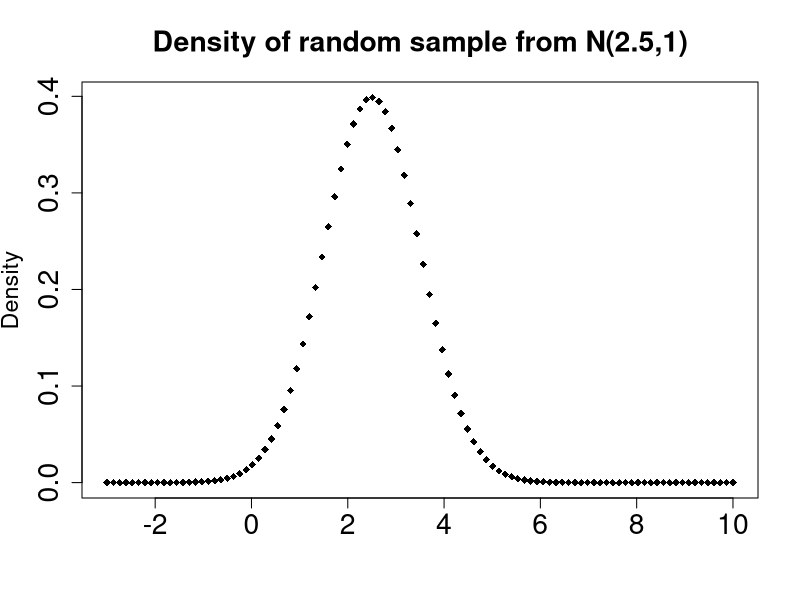
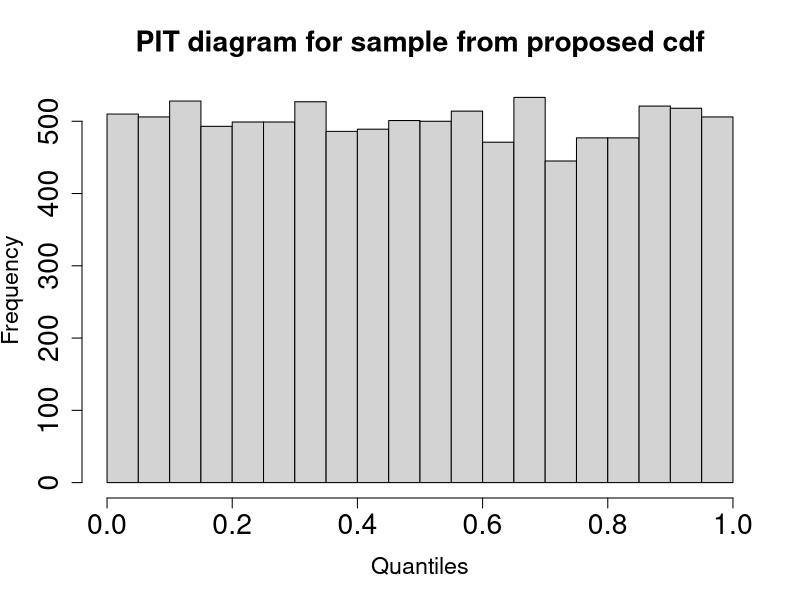
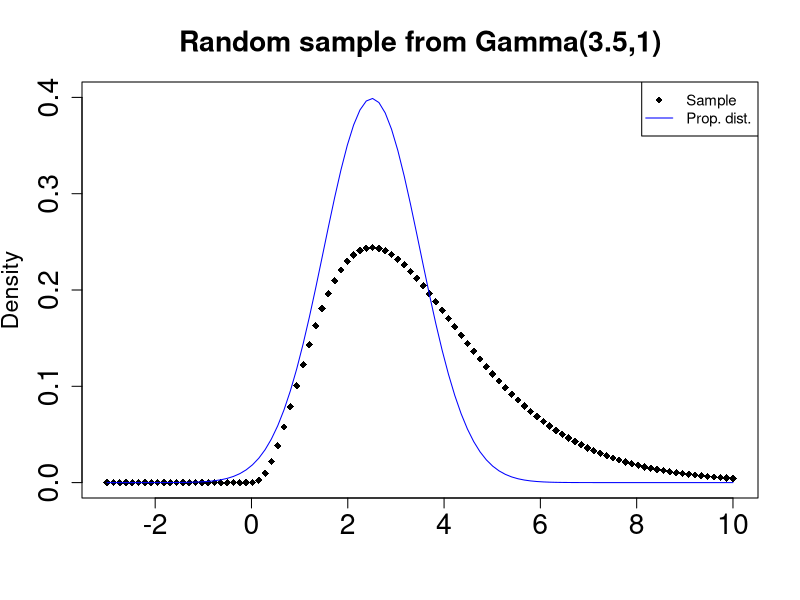
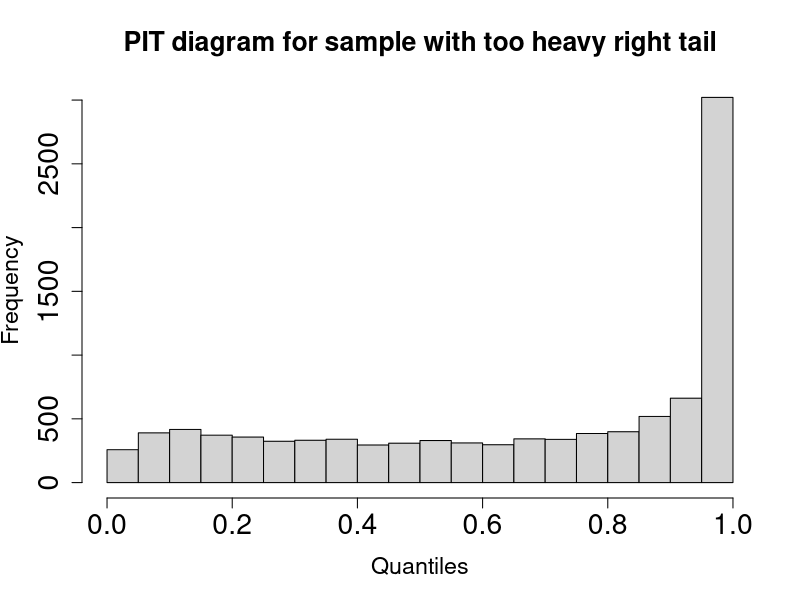
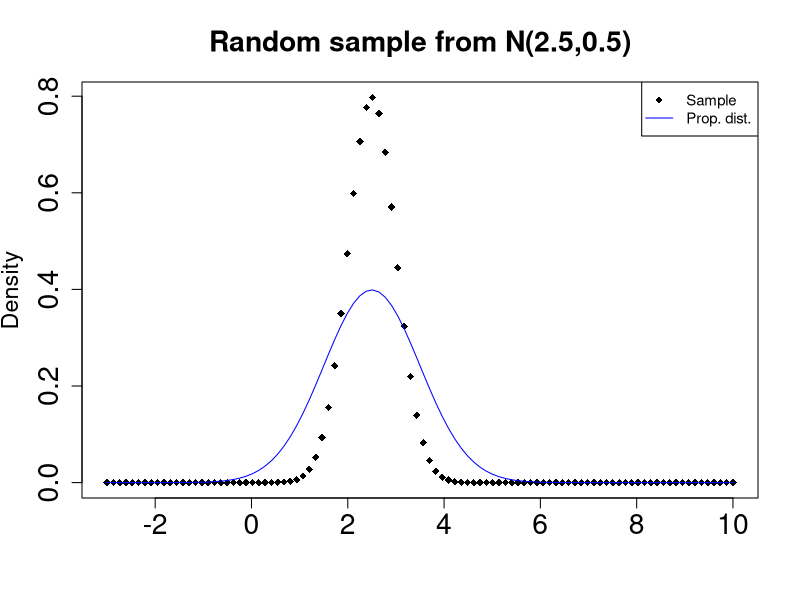
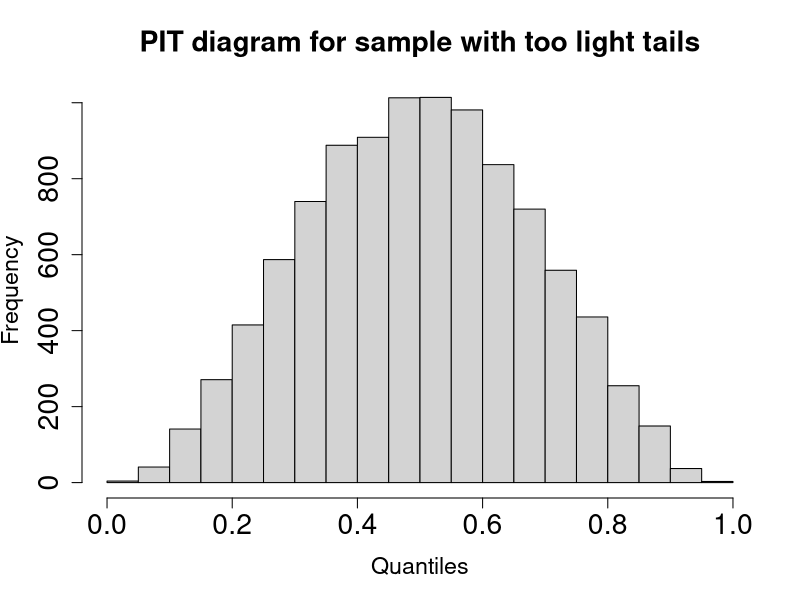
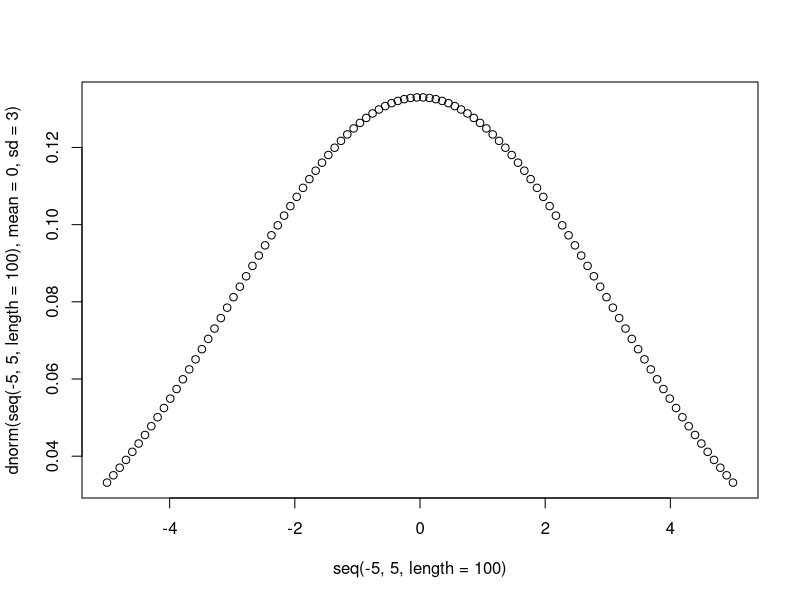
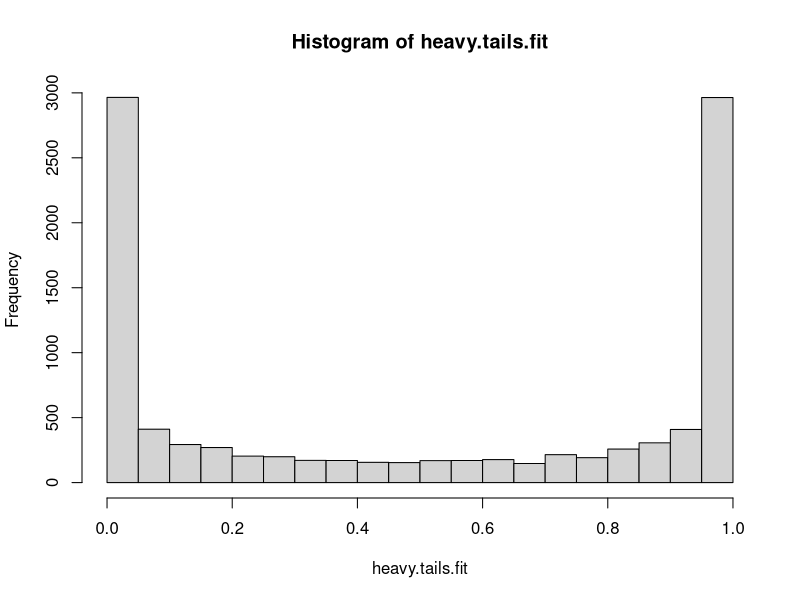

The R source for these figures, in order:

################ PIT ###########################
### True cdf
norm.sample <- rnorm(10000, mean=2.5,sd=1)

plot(seq(-3,10, length=100),dnorm(seq(-3,10, length=100),mean=2.5,sd=1),
     xlab=" ", ylab="Density",main="Density of random sample from N(2.5,1)", pch=18, cex.main=1.7, cex.lab=1.4, cex.axis=1.7)
dev.copy(pdf,'~/figures/Theory/NormalSample.pdf') # Save the plot
dev.off()

good.fit.norm <- pnorm(norm.sample, mean=2.5,sd=1)
hist(good.fit.norm,
     main="PIT diagram for sample from proposed cdf", xlab="Quantiles",cex.main=1.7, cex.lab=1.4, cex.axis=1.7)
dev.copy(pdf,'~/figures/Theory/PITtrueFit.pdf') # Save the plot
dev.off()

# alternative to quantiles: F({y_1, ... y_n})

### Heavy right tail
gamma.sample <- rgamma(10000, shape=3.5, scale=1)

plot(seq(-3,10, length=100),dgamma(seq(-3,10, length=100),shape=3.5,scale=1),ylim=c(0,0.4),
     pch=18, xlab=" ", ylab="Density", main="Random sample from Gamma(3.5,1)",cex.main=1.7, cex.lab=1.4, cex.axis=1.7)
lines(seq(-3,10, length=100),dnorm(seq(-3,10, length=100),mean=2.5,sd=1), col="blue")
legend("topright", legend=c("Sample", "Prop. dist."),
       col=c("black","blue"), lty=c(NA,1), pch=c(18,NA), cex=0.9)
dev.copy(pdf,'~/figures/Theory/HeavyTailSample.pdf') # Save the plot
dev.off()

heavy.tail.fit <- pnorm(gamma.sample, mean=2.5,sd=1)
hist(heavy.tail.fit,
     main="PIT diagram for sample with too heavy right tail", xlab="Quantiles",cex.main=1.6, cex.lab=1.4, cex.axis=1.7)

dev.copy(pdf,'~/figures/Theory/HeavyTail.pdf') # Save the plot
dev.off()

### Light tails
norm.light.sample <- rnorm(10000, mean=2.5, sd=0.5)

plot(seq(-3,10, length=100),dnorm(seq(-3,10, length=100),mean=2.5,sd=0.5), pch=18, xlab=" ", ylab="Density",
     main = "Random sample from N(2.5,0.5)",cex.main=1.7, cex.lab=1.4, cex.axis=1.7)
lines(seq(-3,10, length=100),dnorm(seq(-3,10, length=100),mean=2.5,sd=1), col="blue")
legend("topright", legend=c("Sample", "Prop. dist."),
       col=c("black","blue"), lty=c(NA,1), pch=c(18,NA),cex=0.9)
dev.copy(pdf,'~/figures/Theory/LightsTailsSample.pdf') # Save the plot
dev.off()

light.tail.fit <- pnorm(norm.light.sample, mean=2.5,sd=1)
hist(light.tail.fit, main="PIT diagram for sample with too light tails", xlab = "Quantiles",cex.main=1.7, cex.lab=1.4, cex.axis=1.7)
dev.copy(pdf,'~/figures/Theory/LightsTails.pdf') # Save the plot
dev.off()


### Heavy tails
norm.heavy.sample <- rnorm(10000, mean=0, sd=3)

plot(seq(-5,5, length=100),dnorm(seq(-5,5, length=100),mean=0,sd=3))

heavy.tails.fit <- pnorm(norm.heavy.sample)
hist(heavy.tails.fit)

############################ QQ PLOT


# Observed values
obs.corr <- rweibull(500,shape=1.7, scale=1.3)

# Correct distribution
plot(seq(0,5, length=500),dweibull(seq(0,5, length=500),shape=1.7, scale=1.3),
     ylab="Density", xlab=" ",main="Density of random sample from Weibull(1.3,1.7)", pch=18)
dev.copy(pdf,'~/figures/Theory/QQ/Correct.pdf') # Save the plot
dev.off()

quant.corr <- pweibull(obs.corr,shape=1.7, scale=1.3)
quant.sort.corr <- sort(quant.corr)

plot(c(1:500/500), quant.sort.corr, main="QQ-plot for sample from proposed distribution",
     ylab="Observed quantiles",xlab="Theoretical quantiles", pch=20)
lines(c(0:1),c(0,1), col="steelblue",lwd=3)
dev.copy(pdf,'~/figures/Theory/QQ/QQCorrect.pdf') # Save the plot
dev.off()

# skewed right tail distribution
plot(seq(0,5, length=500),dweibull(seq(0,5, length=500),shape=1.7, scale=1.3),
     ylab="Density", xlab=" ",main="Probabilitity density of Weibull(1.8,1.7)", pch=18,ylim=c(0,0.7))
lines(seq(0,5, length=1000),dweibull(seq(0,5, length=1000),shape=1.7, scale=1.8), col="blue")
legend("topright", legend=c("Sample", "Prop. dist."),
       col=c("black","blue"), lty=c(NA,1), pch=c(18,NA))
dev.copy(pdf,'~/figures/Theory/QQ/SkewedRight.pdf') # Save the plot
dev.off()

quant.sr <- pweibull(obs.corr,shape=1.7, scale=1.8)
quant.sort.sr <- sort(quant.sr)

plot(c(1:500/500), quant.sort.sr, main="QQ-plot for right skewed proposed dist.",
     ylab="Observed quantiles",xlab="Theoretical quantiles", pch=20)
lines(c(0:1),c(0,1), col="steelblue",lwd=3)
dev.copy(pdf,'~/figures/Theory/QQ/QQSkewedRight.pdf') # Save the plot
dev.off()

# skewed left distribution
plot(seq(0,5, length=500),dweibull(seq(0,5, length=500),shape=1.7, scale=1.3),
     ylab="Density", xlab=" ",main="Probabilitity density of Weibull(1.1,1.7)", pch=18,ylim=c(0,0.9))
lines(seq(0,5, length=1000),dweibull(seq(0,5, length=1000),shape=1.7, scale=0.9), col="blue")
lines(seq(0,5, length=1000),dnorm(seq(0,5, length=1000),mean=1.5,sd=1), col="blue")

legend("topright", legend=c("Sample", "Prop. dist."),
       col=c("black","blue"), lty=c(NA,1), pch=c(18,NA))
dev.copy(pdf,'~/figures/Theory/QQ/SkewedLeft.pdf') # Save the plot
dev.off()

quant.sl <- pweibull(obs.corr,shape=1.7, scale=0.9)
quant.sort.sl <- sort(quant.sl)

plot(c(1:500/500), quant.sort.sl, main="QQ-plot for right skewed proposed dist.",
     ylab="Observed quantiles",xlab="Theoretical quantiles", pch=20)
lines(c(0:1),c(0,1), col="steelblue",lwd=3)
dev.copy(pdf,'~/figures/Theory/QQ/QQSkewedLeft.pdf') # Save the plot
dev.off()

######################### Correct QQ plots


# Observed values
obs.weib <- rweibull(500,shape=1.7, scale=1.3)

# True distribution
plot(seq(0,5, length=500),dweibull(seq(0,5, length=500),shape=1.7, scale=1.3),
     ylab="Density", xlab=" ",main="Density of random sample from Weibull(1.3,1.7)", pch=18)
dev.copy(pdf,'~/figures/Theory/QQ/Correct.pdf') # Save the plot
dev.off()

quant.theor <- qweibull(c(1:500/501),shape=1.7, scale=1.3)

plot(sort(obs.weib), quant.theor, main="QQ-plot for sample from proposed distribution",
     ylab="Observed quantiles",xlab="Theoretical quantiles", pch=20)
lines(c(0:5),c(0:5), col="steelblue",lwd=3)
dev.copy(pdf,'~/figures/Theory/QQ/QQCorrect.pdf') # Save the plot
dev.off()

# Gamma distribution

obs.gamma <- rgamma(500,shape=2,scale=1)
plot(seq(0,5, length=500), dgamma(seq(0,5, length=500),shape=2, scale=1),
     ylab="Density", xlab=" ",main="Density of random sample from Gamma(2,1)", pch=18,ylim=c(0,0.7))
lines(seq(0,5, length=1000),dweibull(seq(0,5, length=1000),shape=1.7, scale=1.3), col="blue")
legend("topright", legend=c("Sample", "Prop. dist."),
       col=c("black","blue"), lty=c(NA,1), pch=c(18,NA))
dev.copy(pdf,'~/figures/Theory/QQ/Gamma.pdf') # Save the plot
dev.off()


plot(sort(obs.gamma), quant.theor, main="QQ-plot for Gamma(2,1) sample",
     ylab="Observed quantiles",xlab="Theoretical quantiles", pch=20, ylim=c(0,8))
lines(c(0:8),c(0:8), col="steelblue",lwd=3)
dev.copy(pdf,'~/figures/Theory/QQ/QQGamma.pdf') # Save the plot
dev.off()



obs.norm <- sort(rnorm(seq(0,5, length=500),mean=1.5,sd=1))

quant.theor<- qweibull(c(1:500/501),shape=1.7, scale=1.3)
plot(quant.theor, obs.norm)
